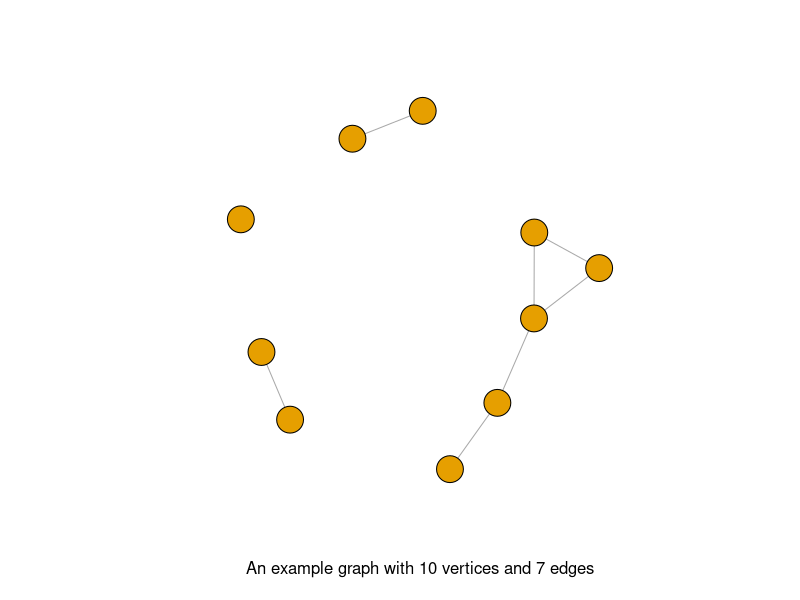
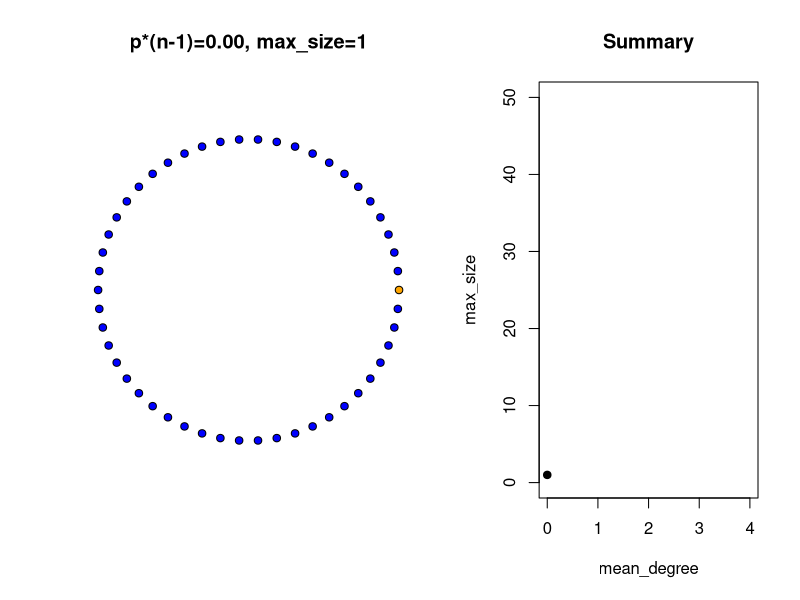
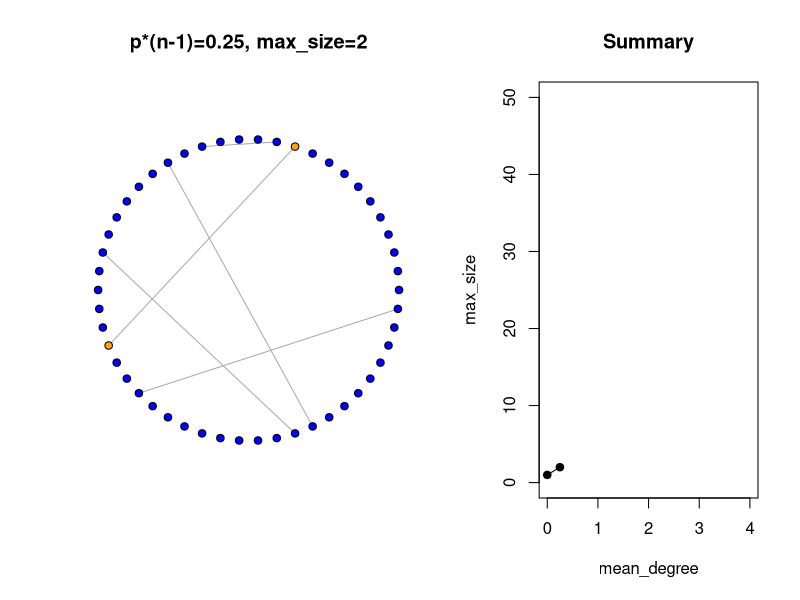
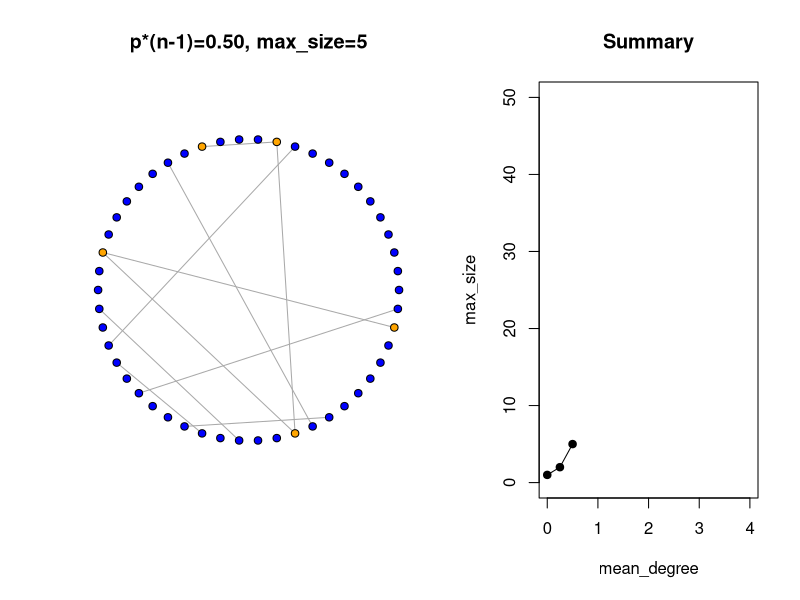
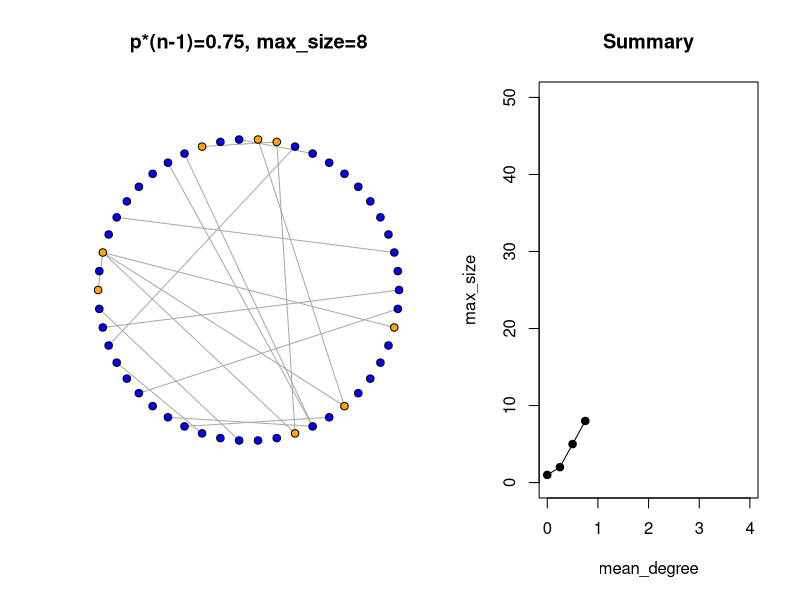
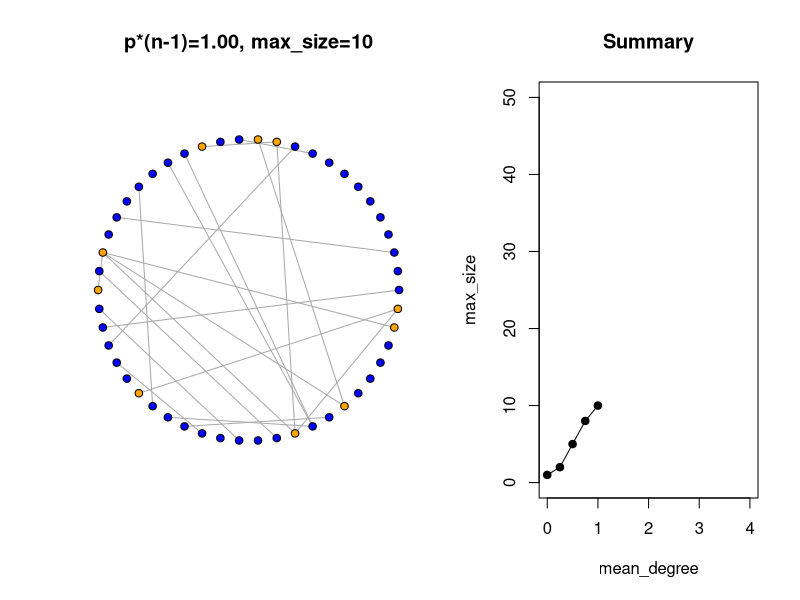
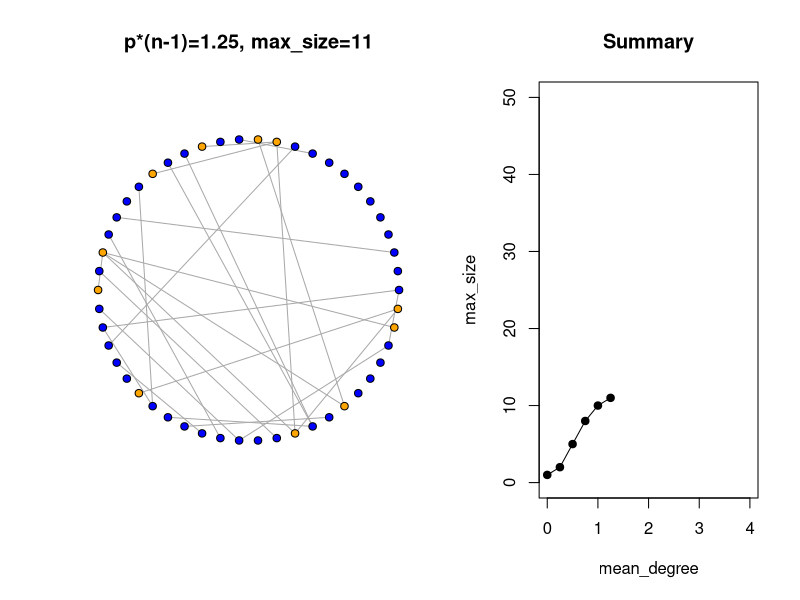
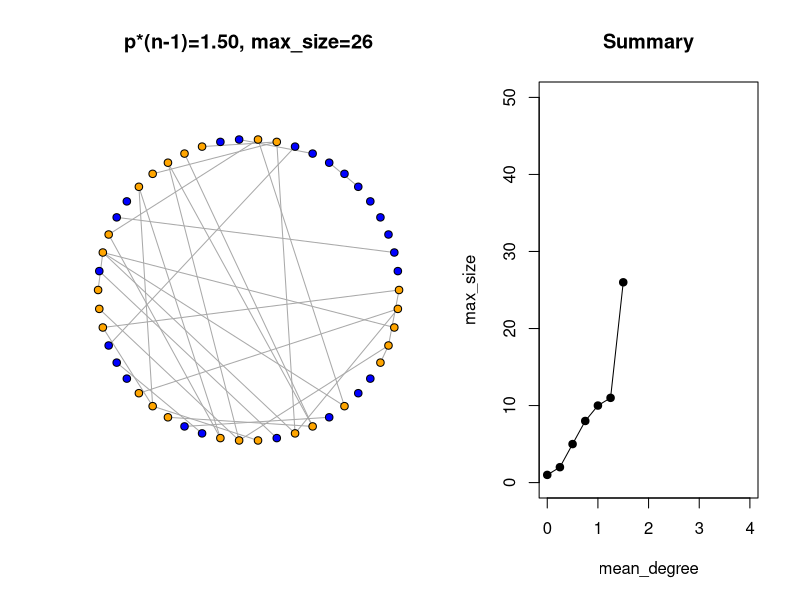

These charts were generated, in order, by the following R code:
## ---- chunk 1
knitr::opts_chunk$set(echo = TRUE)
knitr::opts_chunk$set(ffmpeg.format = 'mp4')
## ---- chunk 2
library(igraph)
set.seed(3)
g_example = graph(edges=c(
    c(1, 2), c(1, 3), c(2, 3), c(3, 4),
    c(4, 5), c(6, 7), c(8, 9)),
    n=10, directed=F)
plot(g_example, vertex.label=NA,
     xlab="An example graph with 10 vertices and 7 edges")
## ---- chunk 3
library(igraph)

make_graph = function(n, p, seed=1) {
  set.seed(seed)
  probs = runif(n*(n-1)/2)
  k = 1
  edges = NULL
  for (i in 1:(n-1)) {
    for (j in (i+1):n) {
      if (probs[k] < p) {
        edges = c(edges, c(i, j))
      }
      k = k + 1
    }
  }
  return(graph(edges=edges, n=n, directed=F))
}

plot_graph = function(g, main="", layout=layout_in_circle, vsize=5) {
  comp = components(g)
  max_comp = (comp$membership == which.max(comp$csize))
  special = ifelse(max_comp, "orange", "blue")
  plot(g, layout=layout, vertex.size=vsize, vertex.label=NA,
       vertex.color=special, main=main)
}
## ---- chunk 4
n = 50
mean_degree = c(seq(0, 4, 0.25))
max_size = NULL
for (i in 1:length(mean_degree)) {
  d = mean_degree[i]
  p = d / (n-1)
  g = make_graph(n, p)
  max_size[i] = max(components(g)$csize)
  
  layout(matrix(c(1, 2), 1), c(4, 3))
  plot_graph(
    g, layout=layout_in_circle,
    main=paste0("p*(n-1)=", sprintf("%.2f", d), ", max_size=", max_size[i]))
  plot(c(0, max(mean_degree)), c(0, n), type="n",
       main="Summary", xlab="mean_degree", ylab="max_size")
  lines(mean_degree[1:i], max_size, type="o", pch=19)
}
## ---- chunk 5
n = 500
mean_degree = c(seq(0, 6, 0.25))
max_size = NULL
for (i in 1:length(mean_degree)) {
  d = mean_degree[i]
  p = d / (n-1)
  g = make_graph(n, p)
  max_size[i] = max(components(g)$csize)
  
  layout(matrix(c(1, 2), 1), c(4, 3))
  plot_graph(
    g, layout=layout_on_sphere,
    main=paste0("p*(n-1)=", sprintf("%.2f", d), ", max_size=", max_size[i]))
  plot(c(0, max(mean_degree)), c(0, n), type="n",
       main="Summary", xlab="mean_degree", ylab="max_size")
  lines(mean_degree[1:i], max_size, type="o", pch=19)
}
